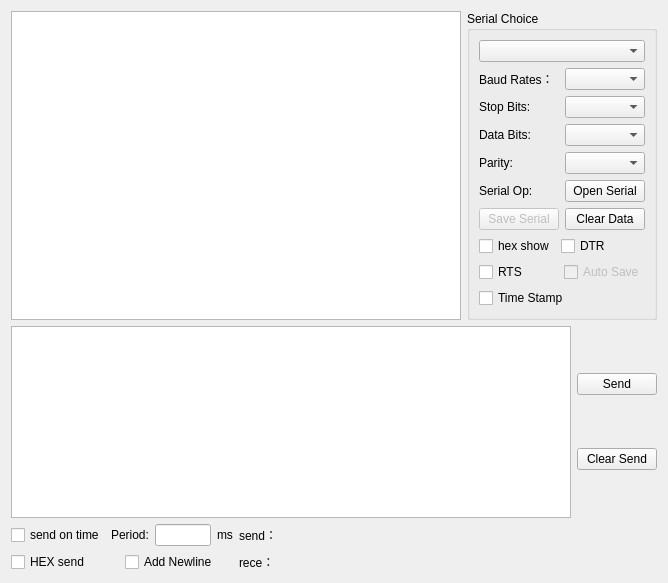
<?xml version="1.0" encoding="UTF-8"?>
<ui version="4.0">
 <class>Serial</class>
 <widget class="QWidget" name="Serial">
  <property name="geometry">
   <rect>
    <x>0</x>
    <y>0</y>
    <width>668</width>
    <height>583</height>
   </rect>
  </property>
  <property name="windowTitle">
   <string>Form</string>
  </property>
  <layout class="QGridLayout" name="gridLayout_2">
   <item row="0" column="0">
    <layout class="QHBoxLayout" name="horizontalLayout_9">
     <item>
      <widget class="QTextEdit" name="textEdit_receive"/>
     </item>
     <item>
      <widget class="QGroupBox" name="groupBox">
       <property name="title">
        <string>Serial Choice</string>
       </property>
       <layout class="QGridLayout" name="gridLayout">
        <item row="1" column="0" colspan="2">
         <layout class="QHBoxLayout" name="horizontalLayout">
          <item>
           <widget class="QLabel" name="label">
            <property name="text">
             <string>Baud Rates：</string>
            </property>
           </widget>
          </item>
          <item>
           <widget class="QComboBox" name="comboBox_Baud"/>
          </item>
         </layout>
        </item>
        <item row="2" column="0" colspan="2">
         <layout class="QHBoxLayout" name="horizontalLayout_2">
          <item>
           <widget class="QLabel" name="label_2">
            <property name="text">
             <string>Stop Bits:</string>
            </property>
           </widget>
          </item>
          <item>
           <widget class="QComboBox" name="comboBox_Stop"/>
          </item>
         </layout>
        </item>
        <item row="3" column="0" colspan="2">
         <layout class="QHBoxLayout" name="horizontalLayout_3">
          <item>
           <widget class="QLabel" name="label_3">
            <property name="text">
             <string>Data Bits:</string>
            </property>
           </widget>
          </item>
          <item>
           <widget class="QComboBox" name="comboBox_Data"/>
          </item>
         </layout>
        </item>
        <item row="4" column="0" colspan="2">
         <layout class="QHBoxLayout" name="horizontalLayout_4">
          <item>
           <widget class="QLabel" name="label_4">
            <property name="text">
             <string>Parity:</string>
            </property>
           </widget>
          </item>
          <item>
           <widget class="QComboBox" name="comboBox_Check"/>
          </item>
         </layout>
        </item>
        <item row="5" column="0" colspan="2">
         <layout class="QHBoxLayout" name="horizontalLayout_5">
          <item>
           <widget class="QLabel" name="label_5">
            <property name="text">
             <string>Serial Op:</string>
            </property>
           </widget>
          </item>
          <item>
           <widget class="QPushButton" name="pushButton_Open">
            <property name="text">
             <string>Open Serial</string>
            </property>
           </widget>
          </item>
         </layout>
        </item>
        <item row="6" column="0" colspan="2">
         <layout class="QHBoxLayout" name="horizontalLayout_6">
          <item>
           <widget class="QPushButton" name="pushButton_2">
            <property name="enabled">
             <bool>false</bool>
            </property>
            <property name="text">
             <string>Save Serial</string>
            </property>
           </widget>
          </item>
          <item>
           <widget class="QPushButton" name="pushButton_ReceiveClean">
            <property name="text">
             <string>Clear Data</string>
            </property>
           </widget>
          </item>
         </layout>
        </item>
        <item row="7" column="0">
         <layout class="QHBoxLayout" name="horizontalLayout_7">
          <item>
           <widget class="QCheckBox" name="checkBox_Hexview">
            <property name="text">
             <string>hex show</string>
            </property>
           </widget>
          </item>
          <item>
           <widget class="QCheckBox" name="checkBox_DTR">
            <property name="text">
             <string>DTR</string>
            </property>
           </widget>
          </item>
         </layout>
        </item>
        <item row="8" column="0" colspan="2">
         <layout class="QHBoxLayout" name="horizontalLayout_8">
          <item>
           <widget class="QCheckBox" name="checkBox_RTS">
            <property name="text">
             <string>RTS</string>
            </property>
           </widget>
          </item>
          <item>
           <widget class="QCheckBox" name="checkBox_5">
            <property name="enabled">
             <bool>false</bool>
            </property>
            <property name="text">
             <string>Auto Save</string>
            </property>
           </widget>
          </item>
         </layout>
        </item>
        <item row="9" column="0" colspan="2">
         <widget class="QCheckBox" name="checkBox_TimeStamp">
          <property name="text">
           <string>Time Stamp</string>
          </property>
         </widget>
        </item>
        <item row="0" column="0" colspan="2">
         <widget class="QComboBox" name="comboBox_Com"/>
        </item>
       </layout>
      </widget>
     </item>
    </layout>
   </item>
   <item row="1" column="0">
    <layout class="QHBoxLayout" name="horizontalLayout_10">
     <item>
      <widget class="QTextEdit" name="textEdit_Send"/>
     </item>
     <item>
      <layout class="QVBoxLayout" name="verticalLayout">
       <item>
        <widget class="QPushButton" name="pushButton_Send">
         <property name="text">
          <string>Send</string>
         </property>
        </widget>
       </item>
       <item>
        <widget class="QPushButton" name="pushButton_CleanSend">
         <property name="text">
          <string>Clear Send</string>
         </property>
        </widget>
       </item>
      </layout>
     </item>
    </layout>
   </item>
   <item row="2" column="0">
    <layout class="QHBoxLayout" name="horizontalLayout_13">
     <item>
      <layout class="QVBoxLayout" name="verticalLayout_2">
       <item>
        <layout class="QHBoxLayout" name="horizontalLayout_11">
         <item>
          <widget class="QCheckBox" name="checkBox_TimeSend">
           <property name="text">
            <string>send on time</string>
           </property>
          </widget>
         </item>
         <item>
          <widget class="QLabel" name="label_11">
           <property name="text">
            <string>Period:</string>
           </property>
          </widget>
         </item>
         <item>
          <widget class="QLineEdit" name="lineEdit_IntervalTime"/>
         </item>
         <item>
          <widget class="QLabel" name="label_12">
           <property name="text">
            <string>ms</string>
           </property>
          </widget>
         </item>
        </layout>
       </item>
       <item>
        <layout class="QHBoxLayout" name="horizontalLayout_12">
         <item>
          <widget class="QCheckBox" name="checkBox_HexSend">
           <property name="text">
            <string>HEX send</string>
           </property>
          </widget>
         </item>
         <item>
          <widget class="QCheckBox" name="checkBox_End">
           <property name="text">
            <string>Add Newline</string>
           </property>
          </widget>
         </item>
        </layout>
       </item>
      </layout>
     </item>
     <item>
      <layout class="QVBoxLayout" name="verticalLayout_3">
       <item>
        <widget class="QLabel" name="label_send">
         <property name="minimumSize">
          <size>
           <width>100</width>
           <height>0</height>
          </size>
         </property>
         <property name="text">
          <string>send：</string>
         </property>
        </widget>
       </item>
       <item>
        <widget class="QLabel" name="label_receive">
         <property name="text">
          <string>rece：</string>
         </property>
        </widget>
       </item>
      </layout>
     </item>
     <item>
      <spacer name="horizontalSpacer">
       <property name="orientation">
        <enum>Qt::Horizontal</enum>
       </property>
       <property name="sizeHint" stdset="0">
        <size>
         <width>369</width>
         <height>20</height>
        </size>
       </property>
      </spacer>
     </item>
    </layout>
   </item>
  </layout>
 </widget>
 <resources/>
 <connections/>
</ui>
